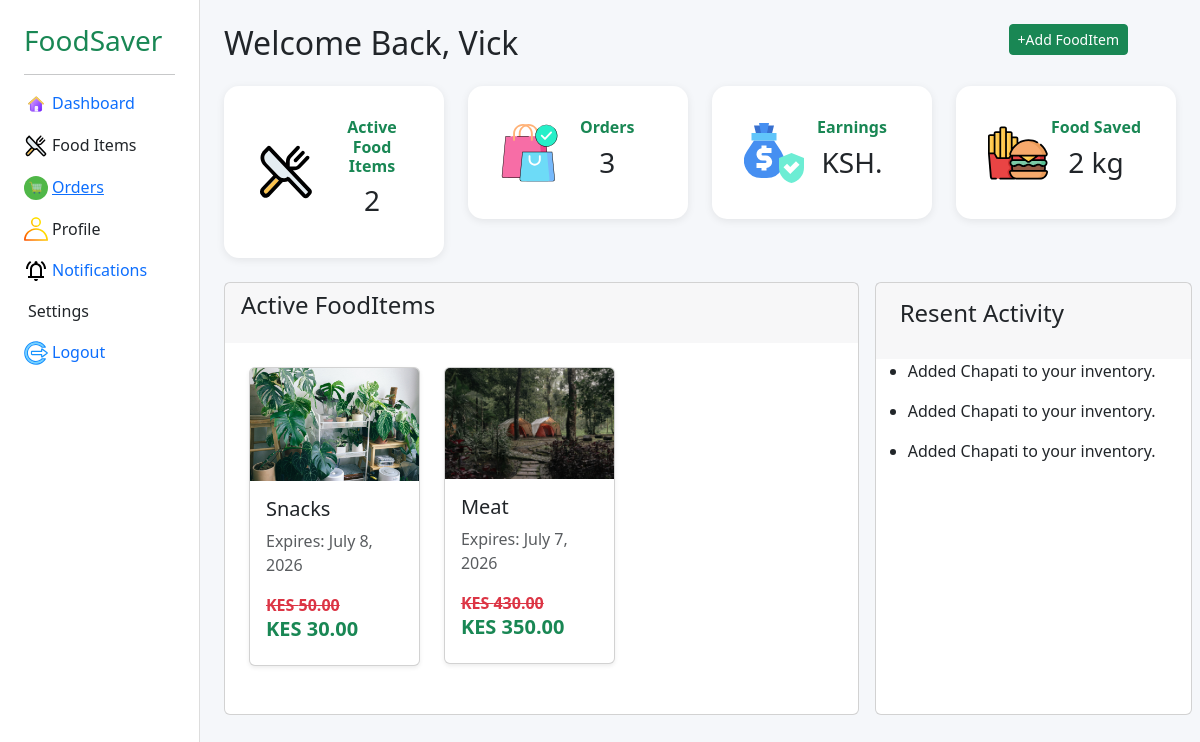
The app's page /donor_dashboard/ (signed in) with its own data.
### main/models.py (models this page shows, shortened)
class FoodItem(models.Model):
    name = models.CharField(max_length=200)
    original_price = models.DecimalField(max_digits=8, decimal_places=2, validators=[MinValueValidator(0.00)])
    discounted_price = models.DecimalField(max_digits=8, decimal_places=2, validators=[MinValueValidator(0.00)])
    stock = models.PositiveIntegerField()
    expiry_date = models.DateField()
    image = models.ImageField(upload_to="FoodItems/", null=True, blank=True)
    created_by = models.ForeignKey(User, on_delete=models.CASCADE)

class Activity(models.Model):
    user = models.ForeignKey(User, on_delete=models.CASCADE)
    action = models.CharField(max_length=255)
    created_at = models.DateTimeField(auto_now_add = True)

### main/views.py (the view)
# urls.py: path('donor_dashboard/', donor_dashboard, name='donor_dashboard'),
@login_required
def donor_dashboard(request):
    fooditems = FoodItem.objects.all().order_by('-id')
    total_fooditems = FoodItem.objects.count()
    total_orders = Order.objects.count()
    activitys = Activity.objects.all()[:3]
    food_saved = FoodItem.objects.all().count()
    unread_count = request.user.notifications.filter(is_read=False, role="donor").count()
    context = {
        "fooditems": fooditems,
        "total_fooditems": total_fooditems,
        "total_orders": total_orders,
        'food_saved': food_saved,
        'activitys':activitys,
        'unread_count':unread_count,
    }
    return render(
        request,
        "main/donor_dashboard.html",
        context
    )

### main/templates/main/donor_dashboard.html (shortened to what this page needs)
<!DOCTYPE html>
<html lang="en">
<head>
    {% load static %}
    <link href="https://cdn.jsdelivr.net/npm/bootstrap@5.3.8/dist/css/bootstrap.min.css" rel="stylesheet"
>
</head>
<body>
    {% load static %}
    <!DOCTYPE html>
    <html>
    <head>
        <link href="https://cdn.jsdelivr.net/npm/bootstrap@5.3.3/dist/css/bootstrap.min.css" rel="stylesheet">
    </head>
    <body>
        <div class="container-fluid">
            <div class="row">
                <div class="col-md-2 sidebar p-4 position-sticky top-0 d-md-block vh-100">
                    <h3 class="text-success">
                        FoodSaver
                    </h3>
                    <hr>
                    <ul class="nav flex-column">
                        <li class="nav-item mb-3">
                            <a href="{% url 'donor_dashboard' %}"
                                class="d-flex gap-1 align-items-center text-decoration-none">
                                <div><img src="{% static 'svgs\home.svg' %}" width="24px" alt=""></div>
                                <div>Dashboard</div>
                            </a>
                        </li>
                        <li class="nav-item mb-3">
                            <div class="d-flex gap-1 align-items-center">
                                <div><img src="{% static 'svgs\food.svg' %}" width="24px" alt=""></div>
                                <div>Food Items</div>
                            </div>
                        </li>
                        <li class="nav-item mb-3">
                            <a href="{% url 'donor_orders' %}" class="d-flex gap-1 align-items-center">
                                <div><img src="{% static 'svgs\order.svg' %}" width="24px" alt=""></div>
                                <div>Orders</div>
                            </a>
                        </li>
                        <li class="nav-item mb-3">
                            <div class="d-flex gap-1 align-items-center">
                                <div><img src="{% static 'svgs\profile (1).svg' %}" width="24px" alt=""></div>
                                <div>Profile</div>
                            </div>
                        </li>
                        <li class="nav-item mb-3">
                            <a href="{% url 'donor_notifications' %}"
                                class="d-flex gap-1 align-items-center text-decoration-none">
                                <div><img src="{% static 'svgs/notifications.svg' %}" width="24px" alt=""></div>
                                <div>Notifications
                                </div>
                            </a>
                        </li>
                        <li class="nav-item">
                            <div class="d-flex gap-1 align-items-center">
                                <div>Settings</div>
                            </div>
                        </li>
                        <li class="nav-item mb-3 pt-3">
                            <a href="{% url 'logout' %}" class="d-flex gap-1 align-items-center text-decoration-none">
                                <div><img src="{% static 'svgs\logout.svg' %}" width="24px" alt=""></div>
                                <div>Logout</div>
                            </a>
                        </li>
                    </ul>
                </div>
                <div class="col-md-10 p-4">
                    <div class="d-flex justify-content-between">
                        <div>
                            <h2 class="mb-4">
                                Welcome Back, {{user.first_name}}
                            </h2>
                        </div>
                        <div>
                            <a class="btn btn-sm btn-success me-5" href="{% url 'add_food' %}">+Add FoodItem</a>
                        </div>
                    </div>
                    <div class="row mb-4">
                        <div class="col-md-3">
                            <div class="card stat-card p-3">
                                <div class="d-flex p-3 d-flex align-items-center gap-3">
                                    <div>
                                        <img src="{% static 'svgs\food.svg' %}" width="60px" alt="">
                                    </div>
                                    <div class="row text-center justify-content-center">
                                        <h6 class="text-success fw-bold">Active Food Items</h6>
                                        <h3>{{ total_fooditems }}</h1>
                                    </div>
                                </div>
                            </div>
                        </div>
                        <div class="col-md-3">
                            <div class="card stat-card p-3 gap-5">
                                <div class="d-flex p-3 d-flex align-items-center">
                                    <div><img src="{% static 'svgs\place-order.svg' %}" width="60px" alt=""></div>
                                    <div class="row text-center justify-content-center">
                                        <h6 class="text-success fw-bold">Orders</h6>
                                        <h3 class="text-center">{{total_orders}}</h3>
                                    </div>
                                </div>
                            </div>
                        </div>
                        <div class="col-md-3">
                            <div class="card stat-card p-3 gap-5">
                                <div class="d-flex p-3 d-flex align-items-center">
                                    <div><img src="{% static 'svgs\money.svg' %}" width="60px" alt=""></div>
                                    <div class="row text-center justify-content-center">
                                        <h6 class="text-success fw-bold">Earnings</h6>
                                        <h3 class="text-center">KSH. {{earnings}}</h3>
                                    </div>
                                </div>
                            </div>
                        </div>
                        <div class="col-md-3">
                            <div class="card stat-card p-3 gap-5">
                                <div class="d-flex p-3 d-flex align-items-center">
                                    <div><img src="{% static 'svgs\food (1).svg' %}" width="60px" alt=""></div>
                                    <div class="row text-center justify-content-center">
                                        <h6 class="text-success fw-bold">Food Saved</h6>
                                        <h3 class="text-center">{{food_saved}} kg</h3>
                                    </div>
                                </div>
                            </div>
                        </div>
                    </div>
                    <div class="d-flex gap-3">
                        <div class="card col-md-8">
                            <div style="background: rgba(15, 23, 42, 0.03);" class="m-0">
                                <h4 class="mb-4 ps-3 mt-2">
                                    Active FoodItems
                                </h4>
                            </div>
                            {% if fooditems %}
                            <div class="row p-4">
                                <div class="row" id="foodItems">
                                    {% for item in fooditems %}
                                    <div class="col-md-4 mb-4 food-card {% if forloop.counter > 6 %}d-none{% endif %}">
                                        <div class="card shadow-sm">
                                            <img src="{{ item.image.url }}" class="card-img-top" alt="{{ item.name }}">
                                            <div class="card-body">
                                                <h5 class="card-title">{{ item.name }}</h5>
                                                <p class="card-text text-muted">Expires: {{ item.expiry_date }}</p>
                                                <del class="fw-bold text-danger">KES {{ item.original_price }}</del>
                                                <h5 class="fw-bold text-success">KES {{ item.discounted_price }}</h5>
                                            </div>
                                        </div>
                                    </div>
                                    {% endfor %}
                                </div>
                            </div>
                            {% else %}
                            <div class="text-center py-5 rounded-3">No Food Items added. Add food items to your
                                inventory ro start reducing food wastage.</div>
                            {% endif %}
                        </div>
                        <div class="card col-md-4">
                            <div style="background: rgba(15, 23, 42, 0.03);" class="m-0 p-2">
                                <h4 class="mb-4 ps-3 mt-2">
                                    Resent Activity
                                </h4>
                            </div>
                            {% if activitys %}
                            <div>
                                {% for activity in activitys %}
                                <ul>
                                    <li>
                                        <p>{{activity.action}}</p>
                                    </li>
                                </ul>
                                {% endfor %}
                            </div>
                            {% else %}
                            <div class="text-center py-5 rounded-3">No recent activities yet.</div>
                            {% endif %}
                        </div>
                    </div>
                </div>
            </div>
        </div>
    </body>
    </html>
</body>
</html>

### main/templates/main/donor_dashboard.html (style rules this page uses)
body { background: #f5f7fa; }
.sidebar { min-height: 100vh; background: white; border-right: 1px solid #ddd; }
.stat-card { border: none; border-radius: 15px; box-shadow: 0 2px 8px rgba(0, 0, 0, .08); }
.food-card { border-radius: 15px; }

### records on screen
FoodItem: image (picture), name "Snacks", expiry_date "July 8, 2026", original_price "50.00", discounted_price "30.00"
FoodItem: image (picture), name "Meat", expiry_date "July 7, 2026", original_price "430.00", discounted_price "350.00"
Activity: action "Added Chapati to your inventory."
Activity: action "Added Chapati to your inventory."
Activity: action "Added Chapati to your inventory."

### other values on screen
{{ user.first_name }} "Vick"
{{ total_fooditems }} "2"
{{ total_orders }} "3"
{{ food_saved }} "2"
